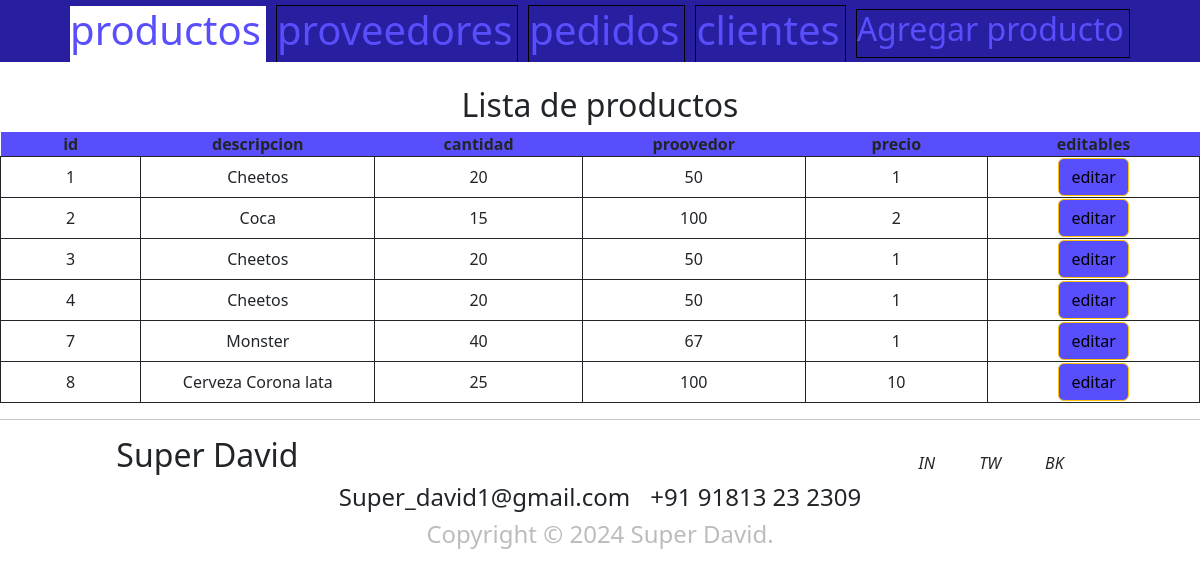
The page / on the database its author committed.
### tables this page shows
CREATE TABLE `producto` (
  `IDProducto` int(11) NOT NULL,
  `nombre` varchar(255) NOT NULL,
  `precio` decimal(5,0) NOT NULL,
  `stock` int(100) NOT NULL,
  `categoria` int(11) NOT NULL
);

### index.php (the view, shortened to what this page needs)
<?php
require_once('config/consulta.php');
$query = "SELECT * FROM producto";
$result = $conexion->query($query);
?>
<!DOCTYPE html>
<html lang="en">
<head>
    <link rel="stylesheet" href="css/styles_index.css">
    <link href="https://cdn.jsdelivr.net/npm/bootstrap@5.2.2/dist/css/bootstrap.min.css" rel="stylesheet">
</head>
<body>
    <header>
        <div class="head">
            <a id="primary" href="index.php"><h1>productos</h1></a>
            <a href="proveedores.php"><h1>proveedores</h1></a>
            <a href="pedidos.php"><h1>pedidos</h1></a>
            <a href="clientes.php"><h1>clientes</h1></a>
            <a id="comp" href="config/productos/insert/insert_index.php"><h2>Agregar producto</h2></a>
        </div>
    </header>
    <br>
    <h2 id="texto">Lista de productos</h2>
    <table>
        <thead>
            <tr>
                <th>id</th>
                <th>descripcion</th>
                <th>cantidad</th>
                <th>proovedor</th>
                <th>precio</th>
                <th colspan="2" style="text-align: center;">editables</th>
                </tr>
        </thead>
        <?php
                 while($row = $result->fetch_assoc ()){
                ?>
            <tr>
                    <td><?php echo $row ['IDProducto']; ?></td>
                    <td><?php echo $row ['nombre']; ?></td>
                    <td><?php echo $row ['precio']; ?></td>
                    <td><?php echo $row ['stock']; ?></td>
                    <td><?php echo $row ['categoria']; ?></td>
                    <td>
                        <a href="config/productos/update_index.php?IDProducto=<?php echo $row ['IDProducto']; ?>" class="btn btn-warning" style= background-color:rgb(89,78,252);>editar</a>
                    </td>
            </tr>
            <?php }?>
    </table>
    <footer>
        <hr>
        <div class="footer">
            <h2>Super David</h2>
            <div>
                <i>IN</i>
                <i>TW</i>
                <i>BK</i>
            </div>
        </div>
        <div class="con">
            <h4>Super_david1@gmail.com</h4>
            <h4>+91 91813 23 2309</h4>
        </div>
        <div class="cr">
            <h4>Copyright © 2024 Super David.</h4>
        </div>
    </footer>
</body>
</html>

### css/styles_index.css (style rules this page uses)
.head, .head h1, .head h2 { display: flex; margin-right: 5px; align-items: center; }
.head { background-color: rgb(40, 31, 160); width: 100%; justify-content: center; padding-top: 5px; }
.head a { border-top: 1px solid black; border-left: 1px solid black; border-right: 1px solid black; text-decoration: none; color: rgb(89, 78, 252); margin: 0 5px 0 5px; }
.head a#primary { background-color: white; border: 0; }
.head a#comp { border-bottom: 1px solid black; }
h2#texto { display: flex; justify-content: center; }
thead { background-color: rgb(89, 78, 252); }
th { padding: 0 50px 0 50px; }
tr, tbody { text-align: center; }
tbody td { border: 1px solid; }
table { width: 100%; }
.footer { display: flex; justify-content: center; }
.footer h2 { margin-right: 300px; }
.footer div { margin-top: 15px; margin-left: 300px; }
.footer div i { padding: 10px; margin: 20px 10px; }
.con { display: flex; justify-content: center; }
.con h4 { padding: 0 10px; }
.cr h4 { text-align: center; opacity: 30%; margin-top: 0 }

### rows shown on the page
producto: IDProducto "1", nombre "Cheetos", precio "20", stock "50", categoria "1"
producto: IDProducto "2", nombre "Coca", precio "15", stock "100", categoria "2"
producto: IDProducto "3", nombre "Cheetos", precio "20", stock "50", categoria "1"
producto: IDProducto "4", nombre "Cheetos", precio "20", stock "50", categoria "1"
producto: IDProducto "7", nombre "Monster", precio "40", stock "67", categoria "1"
producto: IDProducto "8", nombre "Cerveza Corona lata", precio "25", stock "100", categoria "10"
